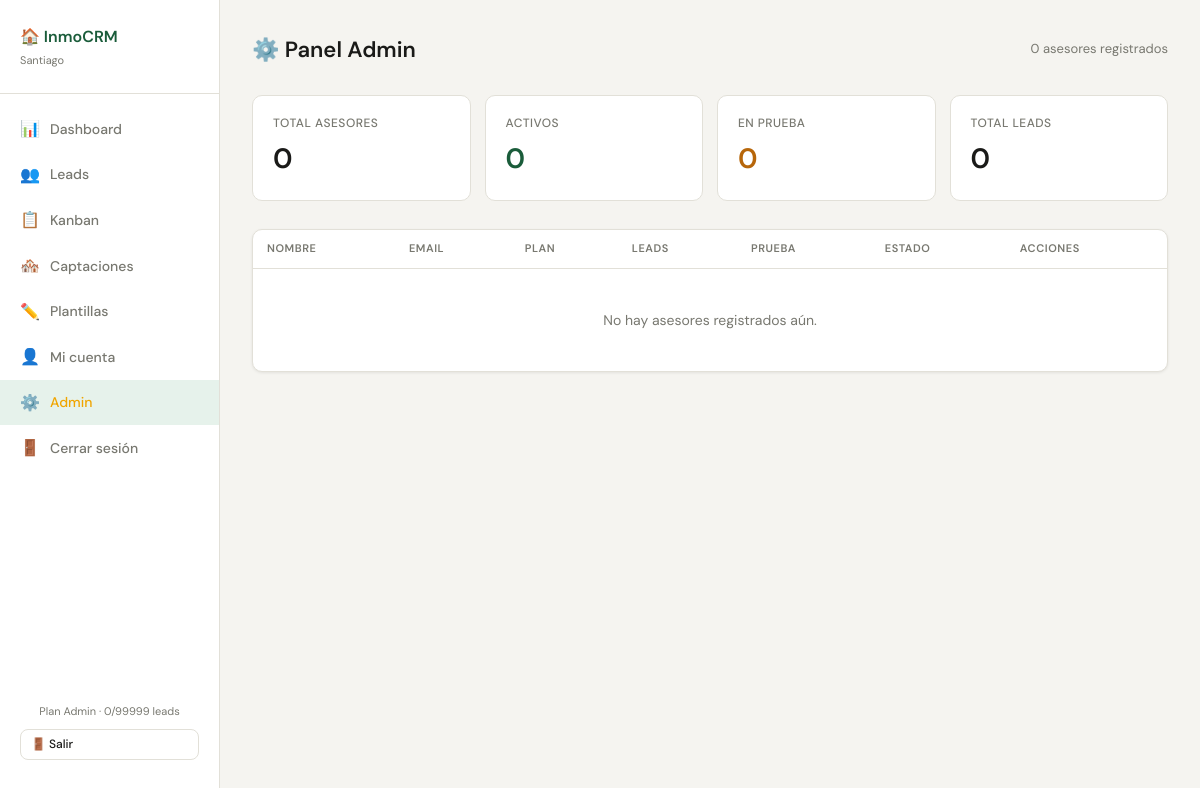
Page /admin (signed in) on the committed database.
### database.py (models this page shows, shortened)
class Usuario(db.Model):
    __tablename__ = 'usuarios'
    id              = db.Column(db.Integer, primary_key=True)
    email           = db.Column(db.String(120), unique=True, nullable=False)
    password_hash   = db.Column(db.String(256), nullable=False)
    nombre          = db.Column(db.String(100), nullable=False)
    plan            = db.Column(db.String(20), default='basico')
    periodo_prueba  = db.Column(db.Boolean, default=True)
    prueba_expira   = db.Column(db.DateTime, nullable=True)
    activo          = db.Column(db.Boolean, default=True)
    es_admin        = db.Column(db.Boolean, default=False)
    creado_en       = db.Column(db.DateTime, default=datetime.now)
    leads   = db.relationship('Lead',   backref='usuario', lazy=True, cascade='all, delete-orphan')
    visitas = db.relationship('Visita', backref='usuario', lazy=True, cascade='all, delete-orphan')
    tareas  = db.relationship('Tarea',  backref='usuario', lazy=True, cascade='all, delete-orphan')
    PLANES = {
        'basico':  {'nombre': 'Básico',   'limite': 30,  'precio': 10},
        'pro':     {'nombre': 'Pro',      'limite': 70,  'precio': 30},
        'premium': {'nombre': 'Premium',  'limite': 150, 'precio': 40},
    }
    @property
    def limite_leads(self):
        if self.es_admin:
            return 99999
        return self.PLANES.get(self.plan, self.PLANES['basico'])['limite']
    @property
    def plan_nombre(self):
        if self.es_admin:
            return 'Admin'
        return self.PLANES.get(self.plan, self.PLANES['basico'])['nombre']
    @property
    def leads_count(self):
        return len(self.leads)
    @property
    def prueba_activa(self):
        return self.periodo_prueba and self.prueba_expira and datetime.now() <= self.prueba_expira

### app.py (the view)
@app.route('/admin')
@login_requerido
@admin_requerido
def admin():
    usuarios = Usuario.query.filter_by(es_admin=False).order_by(Usuario.creado_en.desc()).all()
    return render_template('admin.html', usuarios=usuarios, usuario=usuario_actual())

### app.py (called while the page is built)
def login_requerido(f):
    @wraps(f)
    def decorador(*args, **kwargs):
        if not session.get('usuario_id'):
            return redirect(url_for('login'))
        return f(*args, **kwargs)
    return decorador

def admin_requerido(f):
    @wraps(f)
    def decorador(*args, **kwargs):
        if not session.get('es_admin'):
            flash('Acceso denegado', 'danger')
            return redirect(url_for('dashboard'))
        return f(*args, **kwargs)
    return decorador

def usuario_actual():
    return Usuario.query.get(session.get('usuario_id'))

### templates/admin.html (shortened to what this page needs)
{% extends 'base.html' %}
{% block content %}
<div class="page-header">
  <h2>⚙️ Panel Admin</h2>
  <span style="font-size:13px;color:var(--muted);">{{ usuarios|length }} asesores registrados</span>
</div>
<div class="metrics-grid" style="margin-bottom:28px;">
  <div class="metric-card">
    <div class="label">Total asesores</div>
    <div class="value">{{ usuarios|length }}</div>
  </div>
  <div class="metric-card">
    <div class="label">Activos</div>
    <div class="value" style="color:var(--accent)">{{ usuarios | selectattr('activo') | list | length }}</div>
  </div>
  <div class="metric-card">
    <div class="label">En prueba</div>
    <div class="value" style="color:var(--amber)">{{ usuarios | selectattr('prueba_activa') | list | length }}</div>
  </div>
  <div class="metric-card">
    <div class="label">Total leads</div>
    <div class="value">{{ usuarios | sum(attribute='leads_count') }}</div>
  </div>
</div>
<div class="card" style="padding:0;">
  <div class="table-wrap">
    <table>
      <thead>
        <tr>
          <th>Nombre</th>
          <th>Email</th>
          <th>Plan</th>
          <th>Leads</th>
          <th>Prueba</th>
          <th>Estado</th>
          <th>Acciones</th>
        </tr>
      </thead>
      <tbody>
        {% for u in usuarios %}
        <tr>
          <td style="font-weight:500;">{{ u.nombre }}</td>
          <td style="font-size:13px;">{{ u.email }}</td>
          <td>
            <form action="/admin/usuario/{{ u.id }}/plan" method="POST" style="display:flex;gap:6px;align-items:center;">
              <select name="plan" class="form-control" style="padding:4px 8px;font-size:12px;width:90px;">
                {% for key, plan in u.PLANES.items() %}
                <option value="{{ key }}" {{ 'selected' if u.plan == key }}>{{ plan.nombre }}</option>
                {% endfor %}
              </select>
              <button type="submit" class="btn btn-ghost btn-sm">✔</button>
            </form>
          </td>
          <td style="font-size:13px;">{{ u.leads_count }} / {{ u.limite_leads }}</td>
          <td style="font-size:12px;">
            {% if u.prueba_activa %}
            <span style="color:var(--amber);">⏳ {{ u.dias_prueba_restantes }}d</span>
            {% elif u.periodo_prueba %}
            <span style="color:var(--red);">Vencida</span>
            {% else %}
            <span style="color:var(--muted);">–</span>
            {% endif %}
          </td>
          <td>
            <span class="badge {{ 'badge-success' if u.activo else 'badge-caliente' }}">
              {{ 'Activo' if u.activo else 'Inactivo' }}
            </span>
          </td>
          <td>
            <div style="display:flex;gap:6px;">
              <form action="/admin/usuario/{{ u.id }}/toggle" method="POST">
                <button type="submit" class="btn btn-ghost btn-sm">
                  {{ '🔴 Desactivar' if u.activo else '🟢 Activar' }}
                </button>
              </form>
              <form action="/admin/usuario/{{ u.id }}/eliminar" method="POST"
                    onsubmit="return confirm('¿Eliminar a {{ u.nombre }}? Se borran todos sus datos.')">
                <button type="submit" class="btn btn-danger btn-sm">Eliminar</button>
              </form>
            </div>
          </td>
        </tr>
        {% else %}
        <tr><td colspan="7" class="empty-state">No hay asesores registrados aún.</td></tr>
        {% endfor %}
      </tbody>
    </table>
  </div>
</div>
{% endblock %}

### templates/base.html (shortened to what this page needs)
<!DOCTYPE html>
<html lang="es">
<head>
  <link rel="stylesheet" href="{{ url_for('static', filename='css/style.css') }}">
</head>
<body>
<aside class="sidebar">
  <div class="sidebar-brand">
    <h1>🏠 InmoCRM</h1>
    <p>{{ usuario.nombre }}</p>
  </div>
  <nav id="nav-menu">
    <a href="{{ url_for('dashboard') }}" class="{{ 'active' if request.endpoint == 'dashboard' }}">
      <span class="icon">📊</span> Dashboard
    </a>
    <a href="{{ url_for('leads') }}" class="{{ 'active' if request.endpoint in ['leads','ver_lead','nuevo_lead','editar_lead'] }}">
      <span class="icon">👥</span> Leads
    </a>
    <a href="{{ url_for('kanban') }}" class="{{ 'active' if request.endpoint == 'kanban' }}">
      <span class="icon">📋</span> Kanban
    </a>
    <a href="{{ url_for('captaciones') }}" class="{{ 'active' if request.endpoint in ['captaciones','ver_propietario','nuevo_propietario','editar_propietario'] }}">
      <span class="icon">🏘️</span> Captaciones
    </a>
    <a href="{{ url_for('plantillas') }}" class="{{ 'active' if request.endpoint == 'plantillas' }}">
      <span class="icon">✏️</span> Plantillas
    </a>
    <a href="{{ url_for('mi_cuenta') }}" class="{{ 'active' if request.endpoint == 'mi_cuenta' }}">
      <span class="icon">👤</span> Mi cuenta
    </a>
    {% if usuario.es_admin %}
    <a href="{{ url_for('admin') }}" class="{{ 'active' if request.endpoint == 'admin' }}" style="color:#F0A500;">
      <span class="icon">⚙️</span> Admin
    </a>
    {% endif %}
    <a href="{{ url_for('logout') }}">
      <span class="icon">🚪</span> Cerrar sesión
    </a>
  </nav>
  <div style="margin-top:auto;padding:16px 20px;" class="sidebar-logout">
    <div style="font-size:11px;color:var(--muted);text-align:center;margin-bottom:8px;">
      Plan {{ usuario.plan_nombre }} · {{ usuario.leads_count }}/{{ usuario.limite_leads }} leads
    </div>
    <a href="{{ url_for('logout') }}" class="btn btn-ghost btn-sm" style="width:100%;text-align:center;">🚪 Salir</a>
  </div>
</aside>
<main class="main">
  {% block content %}{% endblock %}
</main>
</body>
</html>

### static/css/style.css (style rules this page uses)
*, *::before, *::after { box-sizing: border-box; margin: 0; padding: 0; }
:root { --bg: #F5F4F0; --surface: #FFFFFF; --border: #E2E0D8; --text: #1A1A18; --muted: #787870; --accent: #1A5C3A; --accent-lt: #E6F2EB; --red: #C0392B; --red-lt: #FDECEA; --amber: #B7660A; --amber-lt: #FEF3E2; --blue: #1A4A8A; --blue-lt: #E8F0FB; --radius: 10px; --shadow: 0 1px 3px rgba(0,0,0,.08); }
body { font-family: 'DM Sans', sans-serif; background: var(--bg); color: var(--text); font-size: 15px; line-height: 1.6; }
.sidebar { position: fixed; top: 0; left: 0; width: 220px; height: 100vh; background: var(--surface); border-right: 1px solid var(--border); display: flex; flex-direction: column; padding: 24px 0; z-index: 100; }
.sidebar-brand { padding: 0 20px 24px; border-bottom: 1px solid var(--border); margin-bottom: 12px; }
.sidebar-brand h1 { font-size: 16px; font-weight: 600; color: var(--accent); }
.sidebar-brand p { font-size: 11px; color: var(--muted); margin-top: 2px; }
.sidebar nav a { display: flex; align-items: center; gap: 10px; padding: 10px 20px; color: var(--muted); text-decoration: none; font-size: 14px; font-weight: 500; border-radius: 0; transition: all .15s; }
.sidebar nav a:hover, .sidebar nav a.active { color: var(--accent); background: var(--accent-lt); }
.sidebar nav a .icon { font-size: 16px; width: 20px; text-align: center; }
.main { margin-left: 220px; padding: 32px; min-height: 100vh; }
.page-header { display: flex; align-items: center; justify-content: space-between; margin-bottom: 28px; }
.page-header h2 { font-size: 22px; font-weight: 600; }
.card { background: var(--surface); border: 1px solid var(--border); border-radius: var(--radius); padding: 20px; box-shadow: var(--shadow); }
.metrics-grid { display: grid; grid-template-columns: repeat(auto-fit, minmax(140px, 1fr)); gap: 14px; margin-bottom: 28px; }
.metric-card { background: var(--surface); border: 1px solid var(--border); border-radius: var(--radius); padding: 18px 20px; }
.metric-card .label { font-size: 12px; color: var(--muted); font-weight: 500; text-transform: uppercase; letter-spacing: .04em; }
.metric-card .value { font-size: 28px; font-weight: 600; margin-top: 4px; color: var(--text); }
.btn { display: inline-flex; align-items: center; gap: 6px; padding: 8px 16px; border-radius: 8px; font-size: 13px; font-weight: 500; border: 1px solid transparent; cursor: pointer; text-decoration: none; transition: all .15s; }
.btn-ghost { background: transparent; color: var(--text); border-color: var(--border); }
.btn-sm { padding: 5px 10px; font-size: 12px; }
.table-wrap { overflow-x: auto; }
table { width: 100%; border-collapse: collapse; font-size: 14px; }
thead th { padding: 10px 14px; text-align: left; font-size: 11px; font-weight: 600; text-transform: uppercase; letter-spacing: .05em; color: var(--muted); border-bottom: 1px solid var(--border); }
tbody td { padding: 12px 14px; border-bottom: 1px solid var(--border); vertical-align: middle; }
tbody tr:last-child td { border-bottom: none; }
.empty-state { text-align: center; padding: 40px 20px; color: var(--muted); font-size: 14px; }
a { color: inherit; }

### rows in the picture
Usuario: nombre "Santiago", plan_nombre "Admin", limite_leads "99999"

### other values in the picture
{{ usuario.leads_count }} "0"
{{ usuarios|length }} "0"
{{ usuarios | selectattr('activo') | list | length }} "0"
{{ usuarios | selectattr('prueba_activa') | list | length }} "0"
{{ usuarios | sum(attribute='leads_count') }} "0"
